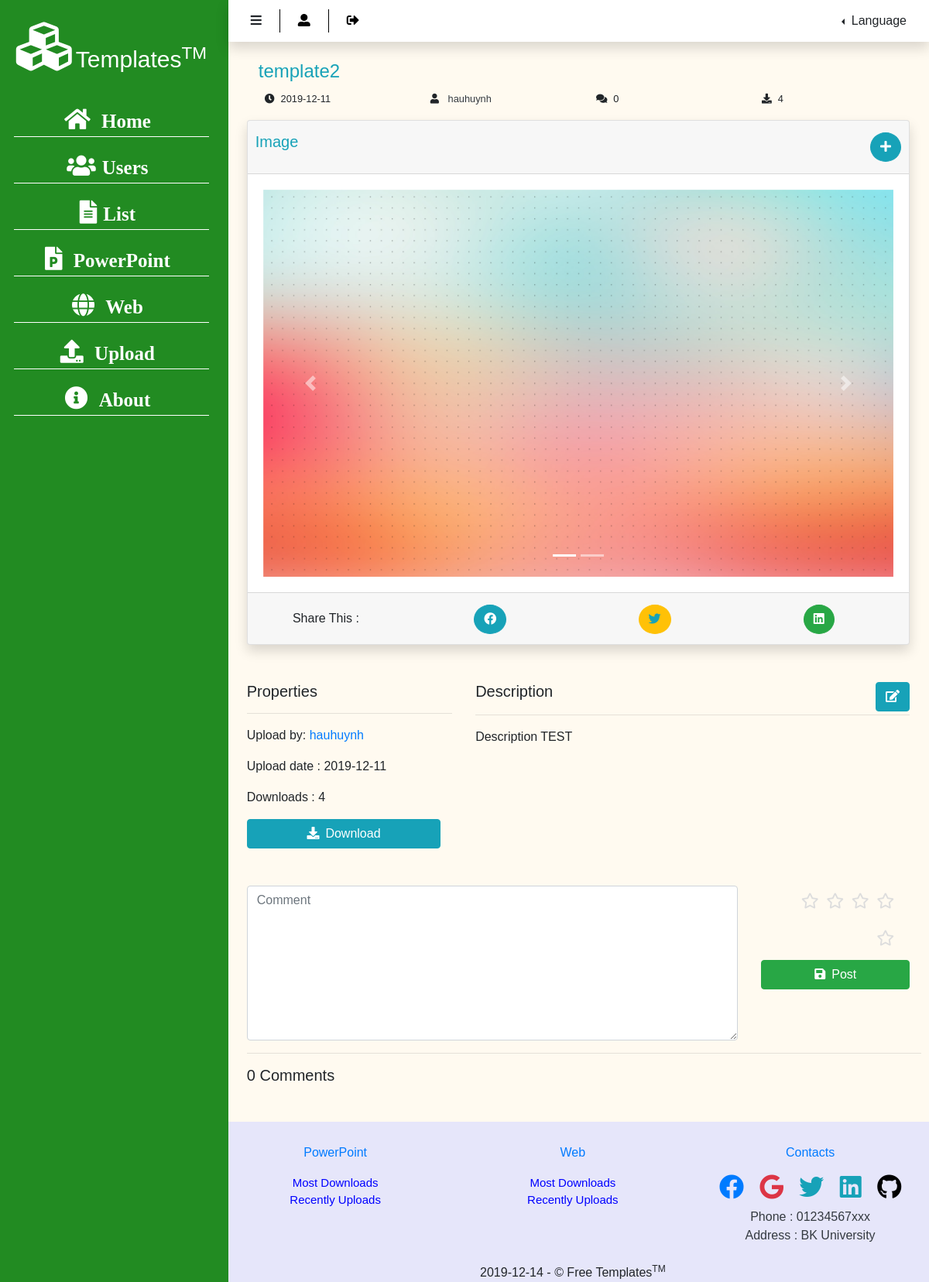
/web-preview/template2 (signed in), run on the app's committed database.
### tables this page shows
CREATE TABLE `template` (
  `id` int(11) NOT NULL,
  `name` varchar(100) NOT NULL,
  `type` varchar(20) NOT NULL DEFAULT 'web',
  `uploader` int(11) NOT NULL,
  `downloads` int(10) DEFAULT 0,
  `description` mediumtext DEFAULT NULL,
  `upload_date` date DEFAULT curdate()
);

CREATE TABLE `users` (
  `id` int(11) NOT NULL,
  `username` varchar(100) NOT NULL,
  `firstname` varchar(100) NOT NULL,
  `lastname` varchar(100) NOT NULL,
  `email` varchar(100) NOT NULL,
  `password` varchar(255) NOT NULL,
  `join_date` date DEFAULT curdate(),
  `picture` varchar(5) DEFAULT '001',
  `github` varchar(100) DEFAULT NULL,
  `facebook` varchar(100) DEFAULT NULL,
  `twitter` varchar(100) DEFAULT NULL
);

### model/template.php (called while the page is built, shortened)
<?php
    class template{
        private $table_name;
        private $conn;
        public function __construct($conn, $template_table = "template")
        {
            $this->table_name = $template_table;
            $this->conn = $conn;
        }
        function getByNameAndType($name,$type){
            $sql = "select * from $this->table_name where name = '$name' and type= '$type'";
            return mysqli_query($this->conn,$sql);
        }
    }

### model/user.php (called while the page is built, shortened)
<?php
    require_once("controller/utils.php");
    class user{
        private $user_table;
        private $conn;
        public function __construct($conn,$table_name = "users",$role_table = "role")
        {
            $this->user_table = $table_name;
            $this->conn = $conn;
        }
        function getById($id){
            $sql = "select * from $this->user_table where id = '$id'";
            return mysqli_query($this->conn,$sql);
        }
    }

### model/review.php (called while the page is built, shortened)
<?php
class review{
    private $conn;
    private $table_name;
    public function __construct($conn, $table_name="review")
    {
        $this->conn = $conn;
        $this->table_name = $table_name;
    }
    function getAll($template){
        $sql = "select review.star, users.username, review.content from $this->table_name inner join users on $this->table_name.user = users.id
                    inner join template on template.id = review.template where template.name ='$template'";
        return mysqli_query($this->conn,$sql);
    }
}

### controller/utils.php (called while the page is built, shortened)
<?php
    function count_file($absolute_path,$exts){
        $count = 0;
        for($i=0;$i<sizeof($exts);$i++){
            $file = glob($absolute_path.$exts[$i],GLOB_BRACE);
            if($file){
                $count += count($file);
            }
        }
        return $count;
    }

### template/web-preview.php (the view, shortened to what this page needs)
<!DOCTYPE html>
<html lang="en">
<head>
    <link href="../static/vendor/bootstrap/bootstrap.css" rel="stylesheet" type="text/css"/>
    <link href="../static/vendor/font-awesome/css/all.css" rel="stylesheet" type="text/css"/>
    <link href="../static/css/main.css" rel="stylesheet" type="text/css">
</head>
<body>
<div class="content shadow ml-2">
    <div class="row">
        <div class="col-sm-12 col-mb-3 col-lg-3 col-xl-3 sidebar bg-green" id="sidebar">
            <?php
                include("fragment/sidebar.php");
            ?>
        </div>
        <div class="col-sm-12 col-mb-9 col-lg-9 col-xl-9 content" id="content">
            <?php
                include("fragment/topbar.php");
            ?>
            <div class="main-content my-4 ml-4">
                <?php
                    echo("<div class='container text-left'>
                        <h4 class='text-info' id='tp-name'>$name</h4>
                        <div class='row mb-3'>
                            <div class='col-3'>
                                <small><i class='fas fa-clock mx-2'></i>$upload_date</small>
                            </div>
                            <div class='col-3'>
                                <small>
                                    <i class='fas fa-user mx-2'></i>
                                    <a class='text-dark' href='./list.php?uploader=$uploader'>$uploader</a>
                                </small>
                            </div>
                            <div class='col-3'>
                                <small><i class='fas fa-comments mx-2'></i>$n</small>
                            </div>
                            <div class='col-3'>
                                <small><i class='fas fa-download mx-2'></i>$downloads</small>
                            </div>
                        </div>
                    </div>");
                ?>
                <div class="row">
                    <div class="col-12">
                        <div class="card shadow">
                            <div class="card-header d-flex pt-0">
                                <div class="w-haft">
                                    <h5 class="text-info">Image</h5>
                                </div>
                                <?php
                                if($editable){
                                    echo("<div class='w-haft justify-content-end'>
                                        <button class='btn btn-info round' id='add-image' data-toggle='modal' data-target='#add-image-modal'>
                                            <i class='fa fa-plus'></i>
                                        </button>
                                    </div>");
                                }
                                ?>
                            </div>
                            <div class="card-body">
                                <div id="carouselExampleControls" class="carousel slide" data-ride="carousel">
                                    <?php
                                        echo("<ol class='carousel-indicators'>");
                                        for($i=0;$i<$count;$i++){
                                            if($i==0){
                                                echo("<li data-target='#carouselExampleIndicators' data-slide-to='$i' class='active'></li>");
                                            }else{
                                                echo("<li data-target='#carouselExampleIndicators' data-slide-to='$i'></li>");
                                            }
                                        }
                                        echo("</ol>");
                                    ?>
                                    <div class="carousel-inner preview-image">
                                        <?php
                                            for($i=0;$i<$count;$i++){
                                                $j = $i+1;
                                                $img = $relative_path."img"."$j".".jpg";
                                                if($i==0){
                                                    echo("<div class='carousel-item active'>
                                                    <img class='d-block w-100' src='$img' alt='$j slide'>
                                                    </div>");
                                                }else{
                                                    echo("<div class='carousel-item'>
                                                    <img class='d-block w-100' src='$img' alt='$j slide'>
                                                    </div>");
                                                }
                                            }
                                        ?>
                                    </div>
                                    <a class="carousel-control-prev" href="#carouselExampleControls" role="button" data-slide="prev">
                                        <span class="carousel-control-prev-icon" aria-hidden="true"></span>
                                    </a>
                                    <a class="carousel-control-next" href="#carouselExampleControls" role="button" data-slide="next">
                                        <span class="carousel-control-next-icon" aria-hidden="true"></span>
                                    </a>
                                </div>
                            </div>
                            <div class="card-footer">
                                <div class="row mb-2">
                                    <div class="col-3 text-center">
                                        <h6 class="pt-2">Share This : </h6>
                                    </div>
                                    <div class="col-3 text-center">
                                        <div class="btn btn-info round"><i class="fab fa-facebook"></i></div>
                                    </div>
                                    <div class="col-3 text-center">
                                        <div class="btn btn-warning round"><i class="fab fa-twitter icon-info"></i></div>
                                    </div>
                                    <div class="col-3 text-center">
                                        <div class="btn btn-success round"><i class="fab fa-linkedin"></i></div>
                                    </div>
                                </div>
                            </div>
                        </div>
                    </div>
                </div>
                <div class="row py-5">
                    <div class="col-xl-4 col-lg-4 col-mb-4 col-sm-12">
                        <h5>Properties</h5>
                        <hr>
                        <?php
                            echo("<p>Upload by: <a href='./list.php?uploader=$uploader'>$uploader</a></p>");
                            echo("<p>Upload date : ".$upload_date."</p>");
                            echo("<p>Downloads : $downloads</p>
                                        <div class='row'>
                                            <div class='col-12'>
                                                <button class='btn btn-info btn-block' data-toggle='modal' data-target='#download-modal' id='download-btn'>
                                                    <i class='fas fa-download mr-2'></i>Download
                                                </button>
                                            </div>
                                        </div>");
                            ?>
                    </div>
                    <div class="col-xl-8 col-lg-8 col-mb-8 col-sm-12">
                        <h5 class="d-inline">Description</h5>
                        <?php
                        if($editable){
                            echo ("<button class='btn btn-info d-inline float-right' id='get-template-info' data-toggle='modal' data-target='#edit-template-modal'>
                                    <i class='fa fa-edit'></i>
                                </button>");
                        }
                        ?>
                        <hr>
                        <?php
                            echo("<p>$des</p>");
                        ?>
                    </div>
                </div>
                <form>
                    <div class="row">
                        <div class="col-9">
                            <textarea class="form-control" rows="5" name="comment" placeholder="Comment" id="comment"></textarea>
                        </div>
                        <div class="col-3">
                            <div class="container text-center">
                                <fieldset class="rating" id="star">
                                    <input type="radio" id="star5" name="rating" value="5"/><label class = "full" for="star5"></label>
                                    <input type="radio" id="star4" name="rating" value="4"/><label class = "full" for="star4"></label>
                                    <input type="radio" id="star3" name="rating" value="3"/><label class = "full" for="star3"></label>
                                    <input type="radio" id="star2" name="rating" value="2"/><label class = "full" for="star2"></label>
                                    <input type="radio" id="star1" name="rating" value="1"/><label class = "full" for="star1"></label>
                                </fieldset>
                            </div>
                            <button class="btn btn-block btn-success" name="post" type="button" id="review-post"><i class="fas fa-save mr-2 icon-blue"></i>Post</button>
                        </div>
                    </div>
                    <hr>
                    <?php
                        echo("<h5 class='mb-4'>".$n." Comments</h5>");
                    ?>
                </form>
            </div>
            <?php
                include("fragment/footer.php");
            ?>
        </div>
    </div>
</div>
</body>
</html>

### static/css/main.css (style rules this page uses)
* { box-sizing: border-box; }
body { height: 100%; font-family: "Geometr212 BkCn BT" ,sans-serif; }
html { scroll-behavior: smooth; }
.content { display: flex; background-color: floralwhite; padding: 0; flex-direction: column; }
.sidebar { padding: 0 15px 200px 15px; }
.w-haft { display: inline-flex; width: 50% !important; flex-direction: row; }
.main-content { flex: 1 0 auto; margin: 20px 10px 10px 10px; }
.card-header,.card-footer { padding: 15px 10px 5px 10px !important; }
.bg-green { background-color: forestgreen !important; }
textarea { min-height: 200px; }
#add-image { margin-bottom: 10px !important; }
.preview-image { height: 500px; }
img { max-width: 100%; max-height: 100%; }
.round { border-radius: 100%; }
i.icon-info { color: #17a2b8 !important; }
.row { margin-right: 0; }
.rating { border: none; float: left; }
.rating > label:before { margin: 5px; font-size: 1.25em; font-family: 'Font Awesome 5 Free', sans-serif; display: inline-block; content: "\f005"; }
.rating > label { color: #ddd; float: right; }

### data on the page
template: name "template2", upload_date "2019-12-11", uploader.username "hauhuynh", downloads "4", type+name (picture), description "Description TEST"

### other printed values
$l->{"home"} "Home"
$l->{"upload"} "Upload"
$l->{"about"} "About"
$l->{"lang"} "Language"
$n "0"
date("Y-m-d",$t) "2019-12-14"
